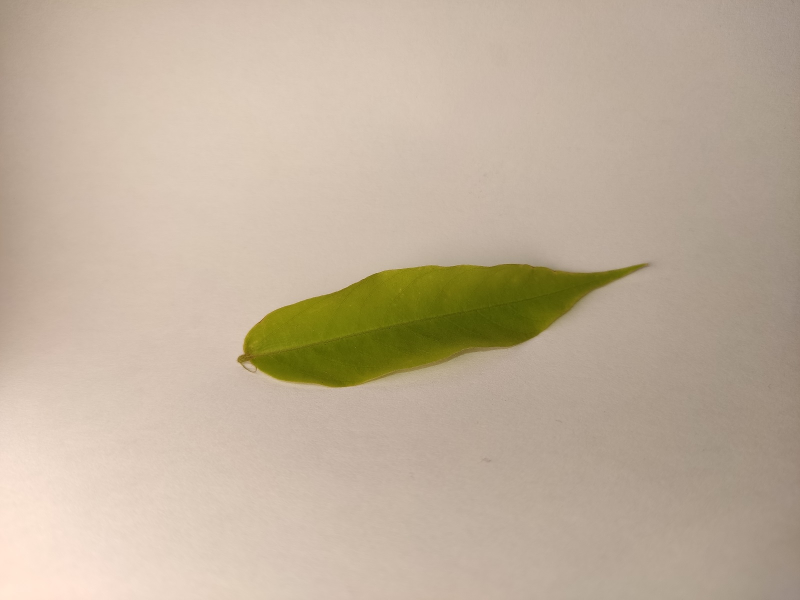
#> input picture Dataset/belimbing wuluh/001.jpg, 1600 x 1200 px, found by its file name (shown at 1/2 size)
$ jupyter execute Untitled.ipynb
#> lines starting #> are read from the running program, lines starting #| are printed output that depends on the picture
[cell 1]
import cv2

[cell 2]
image = cv2.imread("belimbing wuluh/001.jpg")
#> image is the input picture: shape (1200, 1600, 3); mean B, G, R 155.7, 175.9, 191.9

[cell 3]
cv2.imshow('leaf',image)
cv2.waitKey(0)
cv2.destroyAllWindows()

[cell 4]
#im_crop = image[100:660,100:380]
im_crop = image[100:300,100:380]
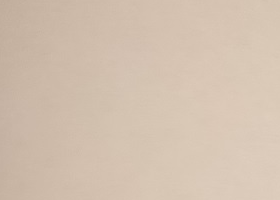
#> im_crop: shape (200, 280, 3); mean B, G, R 175.6, 192.7, 210.9
cv2.imshow('crop',im_crop)
cv2.waitKey(0)
cv2.destroyAllWindows()
print(im_crop.shape)
#| (200, 280, 3)

[cell 5]
print(image)
#> (printed output is left out)

[cell 6]
(b,g,r) = image[20,100]
#> b = 150; g = 167; r = 186
print("blue=",b)
#| blue= 150
print("green=",g)
#| green= 167
print("red=",r)
#| red= 186

[cell 7]
cp_image = image.copy()
print(cp_image.shape)
#| (1200, 1600, 3)

$ run again, with Dataset/belimbing wuluh/002.jpg copied over Dataset/belimbing wuluh/001.jpg
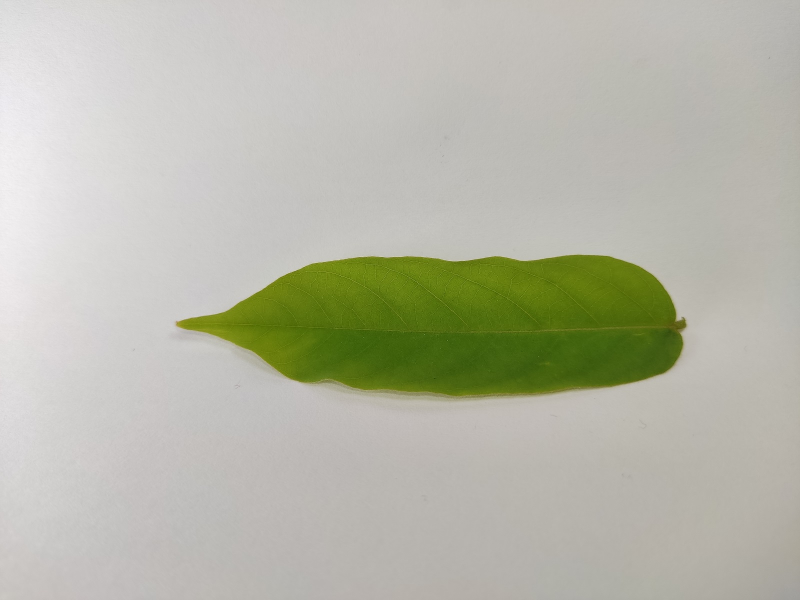
#> input picture Dataset/belimbing wuluh/002.jpg, 1600 x 1200 px, found by its file name (shown at 1/2 size)
#> image is the input picture: shape (1200, 1600, 3); mean B, G, R 168.8, 183.7, 182.7
#> `im_crop = image[100:300,100:380]`:
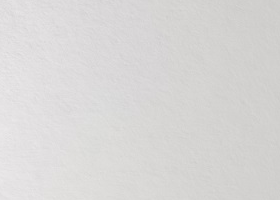
#> im_crop: shape (200, 280, 3); mean B, G, R 214.6, 215.4, 216.8
#| (200, 280, 3)
#> (printed output is left out)
#> b = 218; g = 217; r = 219
#| blue= 218
#| green= 217
#| red= 219
#| (1200, 1600, 3)
